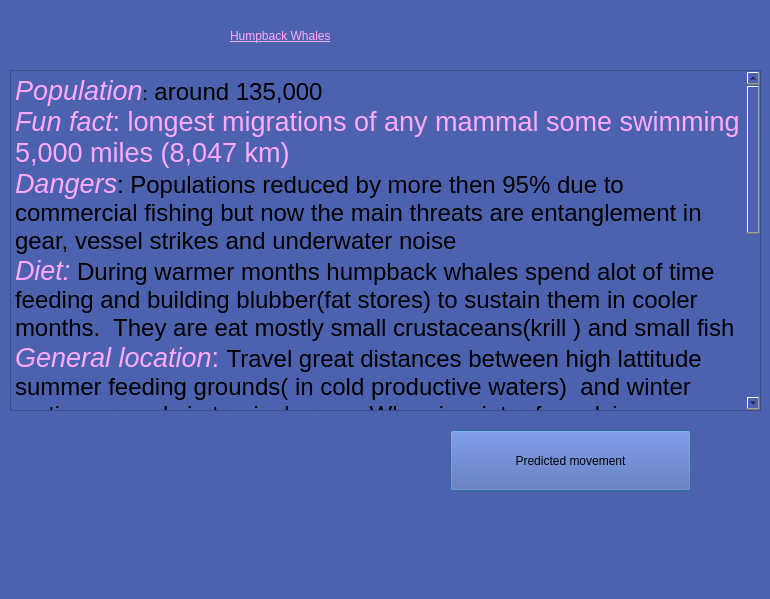
<?xml version="1.0" encoding="UTF-8"?>
<ui version="4.0">
 <class>Info_hump</class>
 <widget class="QDialog" name="Info_hump">
  <property name="geometry">
   <rect>
    <x>0</x>
    <y>0</y>
    <width>770</width>
    <height>599</height>
   </rect>
  </property>
  <property name="windowTitle">
   <string>Information</string>
  </property>
  <property name="styleSheet">
   <string notr="true">font: 18pt &quot;Palatino Linotype&quot;;
color: rgb(0, 0, 0);
background-color: rgb(77, 98, 175);</string>
  </property>
  <widget class="QLabel" name="title">
   <property name="geometry">
    <rect>
     <x>230</x>
     <y>20</y>
     <width>271</width>
     <height>31</height>
    </rect>
   </property>
   <property name="styleSheet">
    <string notr="true">
font: 24pt &quot;Palatino Linotype&quot;;
text-decoration: underline;
color: rgb(255, 170, 255);
</string>
   </property>
   <property name="text">
    <string>Humpback Whales</string>
   </property>
  </widget>
  <widget class="QTextBrowser" name="info_box">
   <property name="geometry">
    <rect>
     <x>10</x>
     <y>70</y>
     <width>751</width>
     <height>341</height>
    </rect>
   </property>
   <property name="styleSheet">
    <string notr="true"/>
   </property>
   <property name="html">
    <string>&lt;!DOCTYPE HTML PUBLIC &quot;-//W3C//DTD HTML 4.0//EN&quot; &quot;http://www.w3.org/TR/REC-html40/strict.dtd&quot;&gt;
&lt;html&gt;&lt;head&gt;&lt;meta name=&quot;qrichtext&quot; content=&quot;1&quot; /&gt;&lt;style type=&quot;text/css&quot;&gt;
p, li { white-space: pre-wrap; }
&lt;/style&gt;&lt;/head&gt;&lt;body style=&quot; font-family:'Palatino Linotype'; font-size:18pt; font-weight:400; font-style:normal;&quot;&gt;
&lt;p style=&quot; margin-top:0px; margin-bottom:0px; margin-left:0px; margin-right:0px; -qt-block-indent:0; text-indent:0px;&quot;&gt;&lt;span style=&quot; font-size:20pt; font-style:italic; color:#ffaaff;&quot;&gt;Population&lt;/span&gt;&lt;span style=&quot; font-size:14pt;&quot;&gt;:&lt;/span&gt; around 135,000&lt;/p&gt;
&lt;p style=&quot; margin-top:0px; margin-bottom:0px; margin-left:0px; margin-right:0px; -qt-block-indent:0; text-indent:0px;&quot;&gt;&lt;span style=&quot; font-size:20pt; font-style:italic; color:#ffaaff;&quot;&gt;Fun fact&lt;/span&gt;&lt;span style=&quot; font-size:20pt; color:#ffaaff;&quot;&gt;: longest migrations of any mammal some swimming 5,000 miles (8,047 km) &lt;/span&gt;&lt;/p&gt;
&lt;p style=&quot; margin-top:0px; margin-bottom:0px; margin-left:0px; margin-right:0px; -qt-block-indent:0; text-indent:0px;&quot;&gt;&lt;span style=&quot; font-size:20pt; font-style:italic; color:#ffaaff;&quot;&gt;Dangers&lt;/span&gt;: Populations reduced by more then 95% due to commercial fishing but now the main threats are entanglement in gear, vessel strikes and underwater noise&lt;/p&gt;
&lt;p style=&quot; margin-top:0px; margin-bottom:0px; margin-left:0px; margin-right:0px; -qt-block-indent:0; text-indent:0px;&quot;&gt;&lt;span style=&quot; font-size:20pt; font-style:italic; color:#ffaaff;&quot;&gt;Diet:&lt;/span&gt; During warmer months humpback whales spend alot of time feeding and building blubber(fat stores) to sustain them in cooler months.  They are eat mostly small crustaceans(krill ) and small fish&lt;span style=&quot; font-family:'Open Sans','sans-serif'; font-size:16px; color:#000000; background-color:#ffffff;&quot;&gt; &lt;/span&gt;&lt;span style=&quot; color:#ffaaff;&quot;&gt; &lt;/span&gt;&lt;/p&gt;
&lt;p style=&quot; margin-top:0px; margin-bottom:0px; margin-left:0px; margin-right:0px; -qt-block-indent:0; text-indent:0px;&quot;&gt;&lt;span style=&quot; font-size:20pt; font-style:italic; color:#ffaaff;&quot;&gt;General location&lt;/span&gt;&lt;span style=&quot; font-size:20pt; color:#ffaaff;&quot;&gt;: &lt;/span&gt;&lt;span style=&quot; color:#000000;&quot;&gt;Travel great distances between high lattitude summer feeding grounds( in cold productive waters)  and winter mating grounds in tropical areas. When in winter for calving season they prefer shallow, warm waters near offshore reef systems or shores.&lt;/span&gt;&lt;/p&gt;
&lt;p style=&quot; margin-top:0px; margin-bottom:0px; margin-left:0px; margin-right:0px; -qt-block-indent:0; text-indent:0px;&quot;&gt;&lt;span style=&quot; font-size:20pt; font-style:italic; color:#ffaaff;&quot;&gt;Role in ecosystem :&lt;/span&gt;&lt;span style=&quot; color:#000000;&quot;&gt;They are at the top of the ecosystem and play an important role have an important role in overall health of the marine environment.Each whale sequesters 30 tons of CO2 on aveage taking that carbon out of the atmosphere for centuries.&lt;/span&gt;&lt;/p&gt;
&lt;p style=&quot; margin-top:0px; margin-bottom:0px; margin-left:0px; margin-right:0px; -qt-block-indent:0; text-indent:0px;&quot;&gt;&lt;span style=&quot; font-size:20pt; font-style:italic; color:#ffaaff;&quot;&gt;Life span: &lt;/span&gt;&lt;span style=&quot; color:#000000;&quot;&gt; 80-90 years &lt;/span&gt;&lt;/p&gt;
&lt;p style=&quot; margin-top:0px; margin-bottom:0px; margin-left:0px; margin-right:0px; -qt-block-indent:0; text-indent:0px;&quot;&gt;&lt;span style=&quot; font-size:20pt; font-style:italic; color:#ffaaff;&quot;&gt;Description&lt;/span&gt;&lt;span style=&quot; color:#000000;&quot;&gt;: Bodies are primarily black but individuals have varying amount of white markings on their pectoral fins,bellies and tails They can grow up to 16 metres in length and have 30 broad ventral grooves on throat and chest.&lt;/span&gt;&lt;/p&gt;
&lt;p style=&quot; margin-top:0px; margin-bottom:0px; margin-left:0px; margin-right:0px; -qt-block-indent:0; text-indent:0px;&quot;&gt;&lt;a href=&quot;https://uk.whales.org/support/adopt/humpback/&quot;&gt;&lt;span style=&quot; text-decoration: underline; color:#0000ff;&quot;&gt;Adopt a humpback whale&lt;/span&gt;&lt;/a&gt;&lt;/p&gt;&lt;/body&gt;&lt;/html&gt;</string>
   </property>
  </widget>
  <widget class="QLabel" name="photo">
   <property name="geometry">
    <rect>
     <x>10</x>
     <y>420</y>
     <width>351</width>
     <height>181</height>
    </rect>
   </property>
   <property name="text">
    <string/>
   </property>
   <property name="pixmap">
    <pixmap>hbw.png</pixmap>
   </property>
   <property name="scaledContents">
    <bool>true</bool>
   </property>
  </widget>
  <widget class="QPushButton" name="prediction">
   <property name="geometry">
    <rect>
     <x>450</x>
     <y>430</y>
     <width>241</width>
     <height>61</height>
    </rect>
   </property>
   <property name="text">
    <string>Predicted movement</string>
   </property>
  </widget>
 </widget>
 <resources/>
 <connections/>
</ui>
